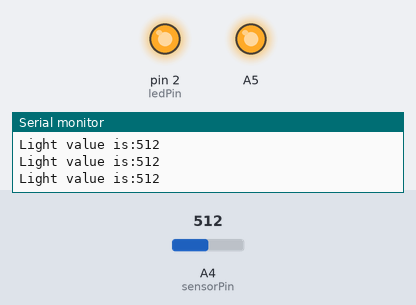
Simulated run of this sketch. Board: Arduino Uno, built with avr-gcc and run on an emulated ATmega328P. Shown: output pins drawn as LEDs (lit = HIGH), the last lines printed to the serial monitor. The inputs (shaded band) are chosen by the test bench; at power-on: A4 (sensorPin) = 512.

Above: at 1.2 s.
1.3 s: A4 (sensorPin) set to 52
2.8 s: A4 (sensorPin) set to 46
At 3.2 s:
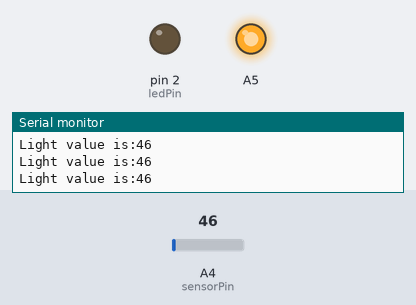
4.3 s: A4 (sensorPin) set to 122
At 4.6 s:
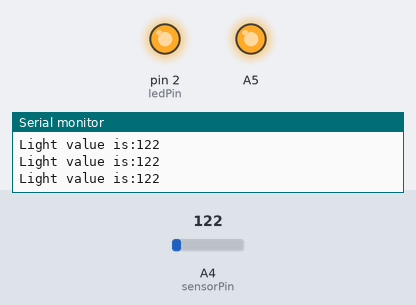
5.8 s: A4 (sensorPin) set to 40
At 7.1 s:
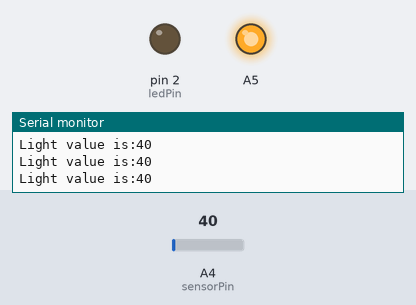
Timing chart, 0 to 8.3 s (numbered marks = the images above; inputs shaded):
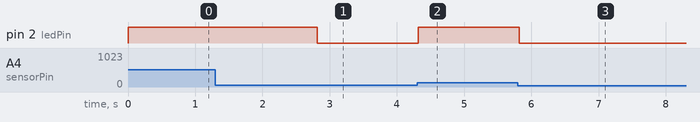

The sketch:

sketch_mar13b.ino
```cpp
// The dark variable determines when we turn the LEDs on or off.
// Set higher or lower to adjust sensitivity.
const int darkLevel = 50;

// Create a variable to hold the readings from the light sensor.
int lightValue;

// Set which pin the Signal output from the light sensor is connected to
int sensorPin = A4;

// Set which pin the LED is connected to.
int ledPin = 2;

void setup()
{
    // Set sensorPin as an INPUT
    pinMode(sensorPin, INPUT);

    // Set LED as outputs
    pinMode(ledPin, OUTPUT);

    // Set pin A5 to use as a power pin for the light sensor
    pinMode(A5, OUTPUT);
    digitalWrite(A5, HIGH);

    // Initialize Serial, set the baud rate to 9600 bps.
    Serial.begin(9600);
}

void loop()
{
    // Read the light sensor's value and store in 'lightValue'
    lightValue = analogRead(sensorPin);

    // Print some descriptive text and then the value from the sensor
    Serial.print("Light value is:");
    Serial.println(lightValue);

    // Compare "lightValue" to the "dark" variable
    if (darkLevel <= lightValue) // If the reading is more then 'darkLevel'
    {
        digitalWrite(ledPin, HIGH); // Turn on LED
    }
    else // Otherwise, if "lightValue" is less than "dark"
    {
        digitalWrite(ledPin, LOW);  // Turn off LED
    }


    delay(100);
}
```

Measured:
- the behaviour switches between 50 and 49 on A4 (sensorPin) (found by bisection; images 0 and 1)
- after the input at 2.8 s, pin 2 (ledPin): HIGH → LOW at once
- after the input at 4.3 s, pin 2 (ledPin): LOW → HIGH at once
- after the input at 5.8 s, pin 2 (ledPin): HIGH → LOW at once
